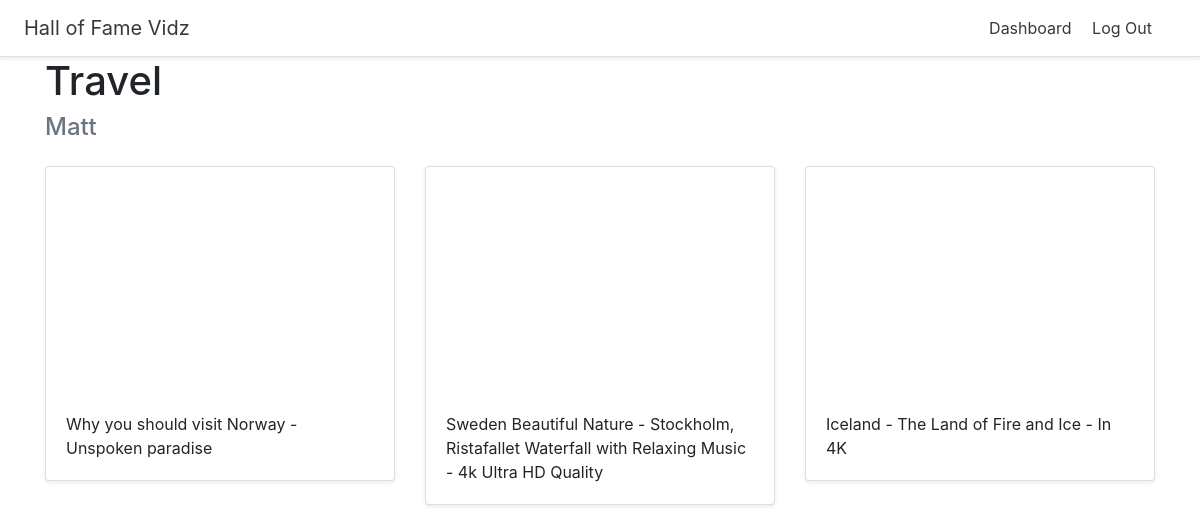
Page /halloffame/3 (signed in) on the committed database.
### halls/models.py (models this page shows)
class Hall(models.Model):
    title = models.CharField(max_length = 255)
    user = models.ForeignKey(User, on_delete=models.CASCADE)

class Video(models.Model):
    title = models.CharField(max_length = 255)
    url = models.URLField()
    youtube_id = models.CharField(max_length = 255)
    hall = models.ForeignKey(Hall, on_delete=models.CASCADE)

### halls/views.py (the view)
# urls.py: path('halloffame/<int:pk>',views.DetailHall.as_view(),name='detail_hall'),
class DetailHall(generic.DetailView):
    model = Hall
    template_name = 'halls/detail_hall.html'

### halls/templates/halls/detail_hall.html (shortened to what this page needs)
{% extends 'halls/base.html' %}
{% block content %}
<div class="container">
<h1>{{ hall.title }}</h1>
<h4 class="text-muted">{{ hall.user.username }}</h4>
    <div class="row">
      {% for video in hall.video_set.all %}
      <div class="col-md-4 mt-3">
        <div class="card mb-4 shadow-sm">
          <iframe width="100%" height="225" src="https://www.youtube.com/embed/{{ video.youtube_id }}" frameborder="0" allow="accelerometer; autoplay; encrypted-media; gyroscope; picture-in-picture" allowfullscreen></iframe>
          <div class="card-body">
            <p class="card-text">{{ video.title }}</p>
          </div>
        </div>
      </div>
      {% endfor %}
      </div>
</div>
{% endblock %}

### rows in the picture
Hall: title "Travel", user.username "Matt"
Video: title "Why you should visit Norway - Unspoken paradise"
Video: title "Sweden Beautiful Nature - Stockholm, Ristafallet Waterfall with Relaxing Music - 4k Ultra HD Quality"
Video: title "Iceland - The Land of Fire and Ice - In 4K"
